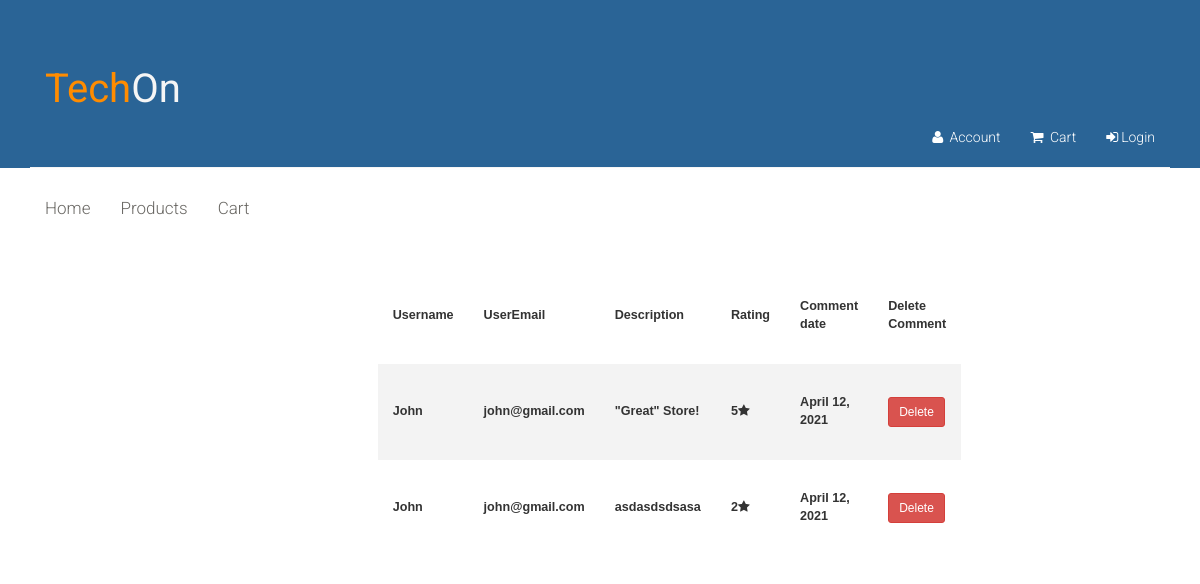
Before: /commentsManagement/ with the older database file.
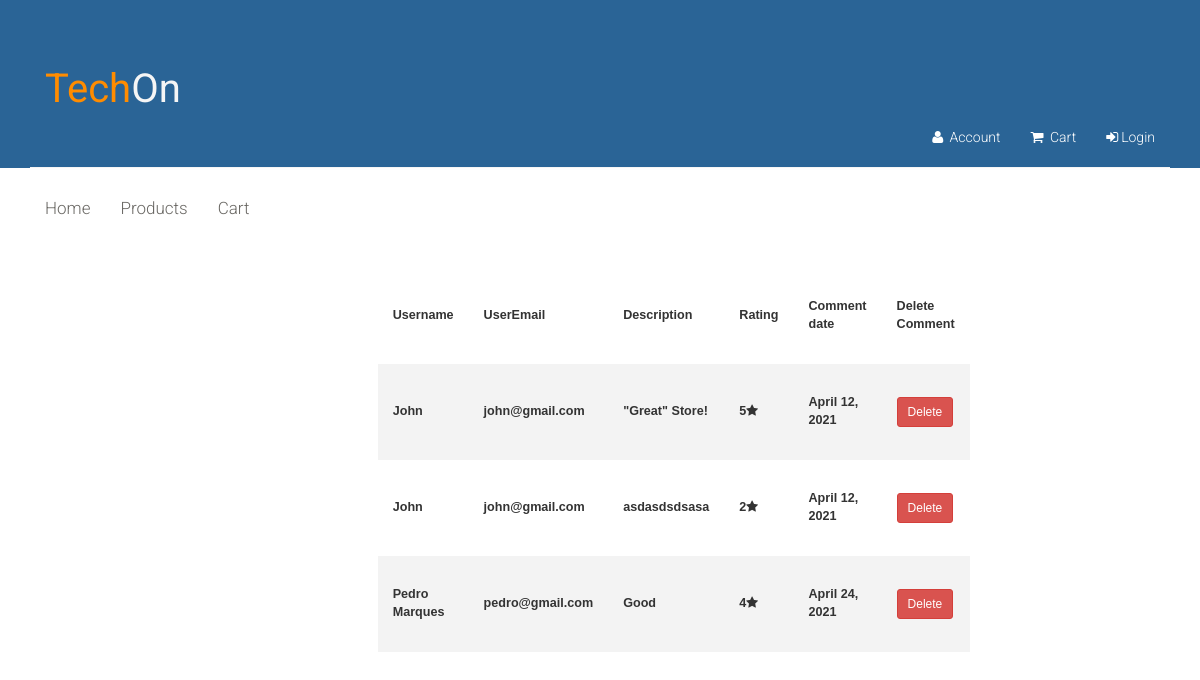
After: the same page with the newer database file.
### app/models.py (models this page shows, shortened)
class Comment(models.Model):
    userName = models.CharField(max_length=80)
    userEmail = models.EmailField()
    description = models.CharField(max_length=400)
    rating = models.IntegerField()
    commentDate = models.DateField(default = datetime.now())
    product = models.ForeignKey(Product, default=None, blank = True, null = True, on_delete=models.CASCADE)

### app/views.py (the view)
# urls.py: path('commentsManagement/', views.commentsManagement, name='commentsManagement'),
def commentsManagement(request):
    comments = Comment.objects.all()
    form = {'comments': comments}
    return render(request, 'commentsManagement.html', form)

### app/templates/commentsManagement.html (shortened to what this page needs)
{% extends "layout.html" %}
{% block content %}
            <section >
                <div class="row">
                 <div class="col-sm-6 col-sm-offset-3">
                    <br><br>
                    <table class="styled-table">
                    <tr>
                        <th>Username</th>
                        <th>UserEmail</th>
                        <th>Description</th>
                        <th>Rating</th>
                        <th>Comment date</th>
                        <th>Delete Comment</th>
                    </tr>
                    {% for comment in comments %}
                        <tr>
                            <th>{{ comment.userName }}</th>
                            <th>{{ comment.userEmail }}</th>
                            <th>{{ comment.description }}</th>
                            <th>{{ comment.rating }}<i class="fa fa-star" aria-hidden="true" ></i></th>
                            <th>{{ comment.commentDate }}</th>
                            <th><a class="btn btn-sm btn-danger" href="{% url 'deleteComment' comment.id %}">Delete</a></th>
                        </tr>
                    {%  endfor %}
                    </table>
         </div>
    </div>
        </section>
{% endblock %}

Changed rows visible on the page:
added Comment: userName "Pedro Marques", userEmail "pedro@gmail.com", description "Good", rating "4", commentDate "April 24, 2021"
